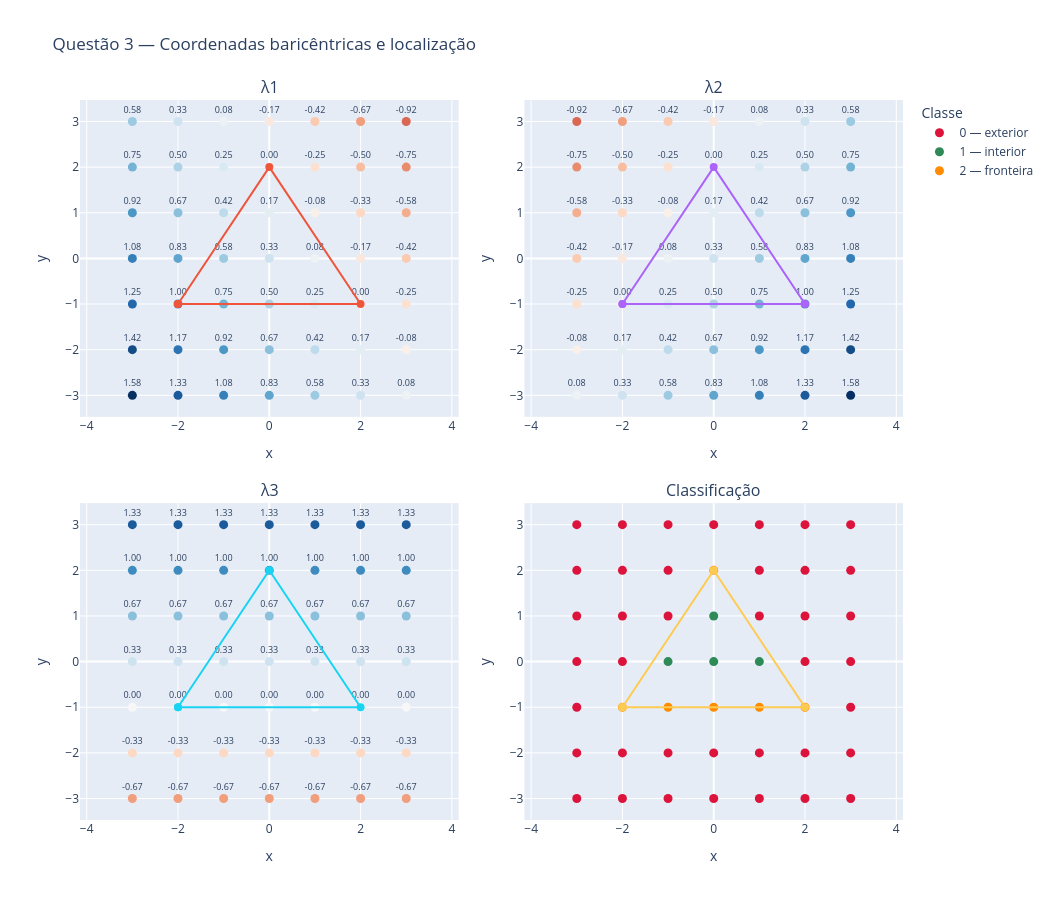

Notebook code cell kept with this figure:
### Code cell
triangle_closed = close_path(triangle)
lambda_limit = np.max(np.abs(q3_barycentric))
q3_figures = []

# Três painéis mostram o valor de cada coordenada baricêntrica.
for index in range(3):
    panel = make_figure()

    lambda_values = q3_barycentric[:, index]

    panel.add_trace(
        go.Scatter(
            x=q3_points[:, 0],
            y=q3_points[:, 1],
            mode="markers+text",
            text=[f"{value:.2f}" for value in lambda_values],
            textposition="top center",
            textfont=dict(size=9),
            marker=dict(
                size=9,
                color=lambda_values,
                colorscale="RdBu",
                cmin=-lambda_limit,
                cmax=lambda_limit,
                showscale=False,
            ),
            customdata=lambda_values,
            hovertemplate=(
                "x=%{x:.3f}<br>"
                "y=%{y:.3f}<br>"
                f"λ{index + 1}=%{{customdata:.6f}}"
                "<extra></extra>"
            ),
            showlegend=False,
        )
    )

    add_polygon(
        panel,
        triangle,
        showlegend=False,
    )

    q3_figures.append(panel)

# O quarto painel mostra diretamente a classe retornada pelo kernel.
classification = make_figure()

for location in (0, 1, 2):
    mask = q3_locations == location

    classification.add_trace(
        go.Scatter(
            x=q3_points[mask, 0],
            y=q3_points[mask, 1],
            mode="markers",
            marker=dict(size=9, color=LOCATION_COLORS[location]),
            name=f"{location} — {LOCATION_LABELS[location]}",
            customdata=q3_locations[mask],
            hovertemplate=(
                "x=%{x:.3f}<br>"
                "y=%{y:.3f}<br>"
                "classe=%{customdata}"
                "<extra></extra>"
            ),
        )
    )

add_polygon(classification, triangle, showlegend=False)
q3_figures.append(classification)

fig = compose_figures(
    q3_figures,
    titles=["λ1", "λ2", "λ3", "Classificação"],
    title="Questão 3 — Coordenadas baricêntricas e localização",
    rows=2,
    cols=2,
    width=1050,
    height=900,
    showlegend=True,
)

fig.update_layout(legend_title="Classe")
save_figure(fig, "q03_barycentric_location.html").show()

### Figure 1 — Plotly figure (JSON) as saved in the notebook; plotly's stock layout.template omitted (floating-point values rounded to 4 significant figures)
{"data": [{"customdata": [1.583, 1.417, 1.25, 1.083, 0.9167, 0.75, 0.5833, 1.333, 1.167, 1.0, 0.8333, 0.6667, 0.5, 0.3333, 1.083, 0.9167, 0.75, 0.5833, 0.4167, 0.25, 0.08333, 0.8333, 0.6667, 0.5, 0.3333, 0.1667, 0.0, -0.1667, 0.5833, 0.4167, 0.25, 0.08333, -0.08333, -0.25, -0.4167, 0.3333, 0.1667, 0.0, -0.1667, -0.3333, -0.5, -0.6667, 0.08333, -0.08333, -0.25, -0.4167, -0.5833, -0.75, -0.9167], "hovertemplate": "x=%{x:.3f}<br>y=%{y:.3f}<br>λ1=%{customdata:.6f}<extra></extra>", "marker": {"cmax": 1.583, "cmin": -1.583, "color": [1.583, 1.417, 1.25, 1.083, 0.9167, 0.75, 0.5833, 1.333, 1.167, 1.0, 0.8333, 0.6667, 0.5, 0.3333, 1.083, 0.9167, 0.75, 0.5833, 0.4167, 0.25, 0.08333, 0.8333, 0.6667, 0.5, 0.3333, 0.1667, 0.0, -0.1667, 0.5833, 0.4167, 0.25, 0.08333, -0.08333, -0.25, -0.4167, 0.3333, 0.1667, 0.0, -0.1667, -0.3333, -0.5, -0.6667, 0.08333, -0.08333, -0.25, -0.4167, -0.5833, -0.75, -0.9167], "colorscale": [[0, "rgb(103,0,31)"], [0.1, "rgb(178,24,43)"], [0.2, "rgb(214,96,77)"], [0.3, "rgb(244,165,130)"], [0.4, "rgb(253,219,199)"], [0.5, "rgb(247,247,247)"], [0.6, "rgb(209,229,240)"], [0.7, "rgb(146,197,222)"], [0.8, "rgb(67,147,195)"], [0.9, "rgb(33,102,172)"], [1, "rgb(5,48,97)"]], "showscale": false, "size": 9}, "mode": "markers+text", "showlegend": false, "text": ["1.58", "1.42", "1.25", "1.08", "0.92", "0.75", "0.58", "1.33", "1.17", "1.00", "0.83", "0.67", "0.50", "0.33", "1.08", "0.92", "0.75", "0.58", "0.42", "0.25", "0.08", "0.83", "0.67", "0.50", "0.33", "0.17", "0.00", "-0.17", "0.58", "0.42", "0.25", "0.08", "-0.08", "-0.25", "-0.42", "0.33", "0.17", "0.00", "-0.17", "-0.33", "-0.50", "-0.67", "0.08", "-0.08", "-0.25", "-0.42", "-0.58", "-0.75", "-0.92"], "textfont": {"size": 9}, "textposition": "top center", "type": "scatter", "x": [-3.0, -3.0, -3.0, -3.0, -3.0, -3.0, -3.0, -2.0, -2.0, -2.0, -2.0, -2.0, -2.0, -2.0, -1.0, -1.0, -1.0, -1.0, -1.0, -1.0, -1.0, 0.0, 0.0, 0.0, 0.0, 0.0, 0.0, 0.0, 1.0, 1.0, 1.0, 1.0, 1.0, 1.0, 1.0, 2.0, 2.0, 2.0, 2.0, 2.0, 2.0, 2.0, 3.0, 3.0, 3.0, 3.0, 3.0, 3.0, 3.0], "xaxis": "x", "y": [-3.0, -2.0, -1.0, 0.0, 1.0, 2.0, 3.0, -3.0, -2.0, -1.0, 0.0, 1.0, 2.0, 3.0, -3.0, -2.0, -1.0, 0.0, 1.0, 2.0, 3.0, -3.0, -2.0, -1.0, 0.0, 1.0, 2.0, 3.0, -3.0, -2.0, -1.0, 0.0, 1.0, 2.0, 3.0, -3.0, -2.0, -1.0, 0.0, 1.0, 2.0, 3.0, -3.0, -2.0, -1.0, 0.0, 1.0, 2.0, 3.0], "yaxis": "y"}, {"line": {"width": 2}, "marker": {"size": 8}, "mode": "lines+markers", "name": "Polígono", "showlegend": false, "textposition": "top center", "type": "scatter", "x": [-2.0, 2.0, 0.0, -2.0], "xaxis": "x", "y": [-1.0, -1.0, 2.0, -1.0], "yaxis": "y"}, {"customdata": [0.08333, -0.08333, -0.25, -0.4167, -0.5833, -0.75, -0.9167, 0.3333, 0.1667, 0.0, -0.1667, -0.3333, -0.5, -0.6667, 0.5833, 0.4167, 0.25, 0.08333, -0.08333, -0.25, -0.4167, 0.8333, 0.6667, 0.5, 0.3333, 0.1667, 0.0, -0.1667, 1.083, 0.9167, 0.75, 0.5833, 0.4167, 0.25, 0.08333, 1.333, 1.167, 1.0, 0.8333, 0.6667, 0.5, 0.3333, 1.583, 1.417, 1.25, 1.083, 0.9167, 0.75, 0.5833], "hovertemplate": "x=%{x:.3f}<br>y=%{y:.3f}<br>λ2=%{customdata:.6f}<extra></extra>", "marker": {"cmax": 1.583, "cmin": -1.583, "color": [0.08333, -0.08333, -0.25, -0.4167, -0.5833, -0.75, -0.9167, 0.3333, 0.1667, 0.0, -0.1667, -0.3333, -0.5, -0.6667, 0.5833, 0.4167, 0.25, 0.08333, -0.08333, -0.25, -0.4167, 0.8333, 0.6667, 0.5, 0.3333, 0.1667, 0.0, -0.1667, 1.083, 0.9167, 0.75, 0.5833, 0.4167, 0.25, 0.08333, 1.333, 1.167, 1.0, 0.8333, 0.6667, 0.5, 0.3333, 1.583, 1.417, 1.25, 1.083, 0.9167, 0.75, 0.5833], "colorscale": [[0, "rgb(103,0,31)"], [0.1, "rgb(178,24,43)"], [0.2, "rgb(214,96,77)"], [0.3, "rgb(244,165,130)"], [0.4, "rgb(253,219,199)"], [0.5, "rgb(247,247,247)"], [0.6, "rgb(209,229,240)"], [0.7, "rgb(146,197,222)"], [0.8, "rgb(67,147,195)"], [0.9, "rgb(33,102,172)"], [1, "rgb(5,48,97)"]], "showscale": false, "size": 9}, "mode": "markers+text", "showlegend": false, "text": ["0.08", "-0.08", "-0.25", "-0.42", "-0.58", "-0.75", "-0.92", "0.33", "0.17", "0.00", "-0.17", "-0.33", "-0.50", "-0.67", "0.58", "0.42", "0.25", "0.08", "-0.08", "-0.25", "-0.42", "0.83", "0.67", "0.50", "0.33", "0.17", "0.00", "-0.17", "1.08", "0.92", "0.75", "0.58", "0.42", "0.25", "0.08", "1.33", "1.17", "1.00", "0.83", "0.67", "0.50", "0.33", "1.58", "1.42", "1.25", "1.08", "0.92", "0.75", "0.58"], "textfont": {"size": 9}, "textposition": "top center", "type": "scatter", "x": [-3.0, -3.0, -3.0, -3.0, -3.0, -3.0, -3.0, -2.0, -2.0, -2.0, -2.0, -2.0, -2.0, -2.0, -1.0, -1.0, -1.0, -1.0, -1.0, -1.0, -1.0, 0.0, 0.0, 0.0, 0.0, 0.0, 0.0, 0.0, 1.0, 1.0, 1.0, 1.0, 1.0, 1.0, 1.0, 2.0, 2.0, 2.0, 2.0, 2.0, 2.0, 2.0, 3.0, 3.0, 3.0, 3.0, 3.0, 3.0, 3.0], "xaxis": "x2", "y": [-3.0, -2.0, -1.0, 0.0, 1.0, 2.0, 3.0, -3.0, -2.0, -1.0, 0.0, 1.0, 2.0, 3.0, -3.0, -2.0, -1.0, 0.0, 1.0, 2.0, 3.0, -3.0, -2.0, -1.0, 0.0, 1.0, 2.0, 3.0, -3.0, -2.0, -1.0, 0.0, 1.0, 2.0, 3.0, -3.0, -2.0, -1.0, 0.0, 1.0, 2.0, 3.0, -3.0, -2.0, -1.0, 0.0, 1.0, 2.0, 3.0], "yaxis": "y2"}, {"line": {"width": 2}, "marker": {"size": 8}, "mode": "lines+markers", "name": "Polígono", "showlegend": false, "textposition": "top center", "type": "scatter", "x": [-2.0, 2.0, 0.0, -2.0], "xaxis": "x2", "y": [-1.0, -1.0, 2.0, -1.0], "yaxis": "y2"}, {"customdata": [-0.6667, -0.3333, 0.0, 0.3333, 0.6667, 1.0, 1.333, -0.6667, -0.3333, 0.0, 0.3333, 0.6667, 1.0, 1.333, -0.6667, -0.3333, 0.0, 0.3333, 0.6667, 1.0, 1.333, -0.6667, -0.3333, 0.0, 0.3333, 0.6667, 1.0, 1.333, -0.6667, -0.3333, 0.0, 0.3333, 0.6667, 1.0, 1.333, -0.6667, -0.3333, 0.0, 0.3333, 0.6667, 1.0, 1.333, -0.6667, -0.3333, 0.0, 0.3333, 0.6667, 1.0, 1.333], "hovertemplate": "x=%{x:.3f}<br>y=%{y:.3f}<br>λ3=%{customdata:.6f}<extra></extra>", "marker": {"cmax": 1.583, "cmin": -1.583, "color": [-0.6667, -0.3333, 0.0, 0.3333, 0.6667, 1.0, 1.333, -0.6667, -0.3333, 0.0, 0.3333, 0.6667, 1.0, 1.333, -0.6667, -0.3333, 0.0, 0.3333, 0.6667, 1.0, 1.333, -0.6667, -0.3333, 0.0, 0.3333, 0.6667, 1.0, 1.333, -0.6667, -0.3333, 0.0, 0.3333, 0.6667, 1.0, 1.333, -0.6667, -0.3333, 0.0, 0.3333, 0.6667, 1.0, 1.333, -0.6667, -0.3333, 0.0, 0.3333, 0.6667, 1.0, 1.333], "colorscale": [[0, "rgb(103,0,31)"], [0.1, "rgb(178,24,43)"], [0.2, "rgb(214,96,77)"], [0.3, "rgb(244,165,130)"], [0.4, "rgb(253,219,199)"], [0.5, "rgb(247,247,247)"], [0.6, "rgb(209,229,240)"], [0.7, "rgb(146,197,222)"], [0.8, "rgb(67,147,195)"], [0.9, "rgb(33,102,172)"], [1, "rgb(5,48,97)"]], "showscale": false, "size": 9}, "mode": "markers+text", "showlegend": false, "text": ["-0.67", "-0.33", "0.00", "0.33", "0.67", "1.00", "1.33", "-0.67", "-0.33", "0.00", "0.33", "0.67", "1.00", "1.33", "-0.67", "-0.33", "0.00", "0.33", "0.67", "1.00", "1.33", "-0.67", "-0.33", "0.00", "0.33", "0.67", "1.00", "1.33", "-0.67", "-0.33", "0.00", "0.33", "0.67", "1.00", "1.33", "-0.67", "-0.33", "0.00", "0.33", "0.67", "1.00", "1.33", "-0.67", "-0.33", "0.00", "0.33", "0.67", "1.00", "1.33"], "textfont": {"size": 9}, "textposition": "top center", "type": "scatter", "x": [-3.0, -3.0, -3.0, -3.0, -3.0, -3.0, -3.0, -2.0, -2.0, -2.0, -2.0, -2.0, -2.0, -2.0, -1.0, -1.0, -1.0, -1.0, -1.0, -1.0, -1.0, 0.0, 0.0, 0.0, 0.0, 0.0, 0.0, 0.0, 1.0, 1.0, 1.0, 1.0, 1.0, 1.0, 1.0, 2.0, 2.0, 2.0, 2.0, 2.0, 2.0, 2.0, 3.0, 3.0, 3.0, 3.0, 3.0, 3.0, 3.0], "xaxis": "x3", "y": [-3.0, -2.0, -1.0, 0.0, 1.0, 2.0, 3.0, -3.0, -2.0, -1.0, 0.0, 1.0, 2.0, 3.0, -3.0, -2.0, -1.0, 0.0, 1.0, 2.0, 3.0, -3.0, -2.0, -1.0, 0.0, 1.0, 2.0, 3.0, -3.0, -2.0, -1.0, 0.0, 1.0, 2.0, 3.0, -3.0, -2.0, -1.0, 0.0, 1.0, 2.0, 3.0, -3.0, -2.0, -1.0, 0.0, 1.0, 2.0, 3.0], "yaxis": "y3"}, {"line": {"width": 2}, "marker": {"size": 8}, "mode": "lines+markers", "name": "Polígono", "showlegend": false, "textposition": "top center", "type": "scatter", "x": [-2.0, 2.0, 0.0, -2.0], "xaxis": "x3", "y": [-1.0, -1.0, 2.0, -1.0], "yaxis": "y3"}, {"customdata": [0, 0, 0, 0, 0, 0, 0, 0, 0, 0, 0, 0, 0, 0, 0, 0, 0, 0, 0, 0, 0, 0, 0, 0, 0, 0, 0, 0, 0, 0, 0, 0, 0, 0, 0, 0, 0, 0, 0], "hovertemplate": "x=%{x:.3f}<br>y=%{y:.3f}<br>classe=%{customdata}<extra></extra>", "marker": {"color": "crimson", "size": 9}, "mode": "markers", "name": "0 — exterior", "type": "scatter", "x": [-3.0, -3.0, -3.0, -3.0, -3.0, -3.0, -3.0, -2.0, -2.0, -2.0, -2.0, -2.0, -2.0, -1.0, -1.0, -1.0, -1.0, -1.0, 0.0, 0.0, 0.0, 1.0, 1.0, 1.0, 1.0, 1.0, 2.0, 2.0, 2.0, 2.0, 2.0, 2.0, 3.0, 3.0, 3.0, 3.0, 3.0, 3.0, 3.0], "xaxis": "x4", "y": [-3.0, -2.0, -1.0, 0.0, 1.0, 2.0, 3.0, -3.0, -2.0, 0.0, 1.0, 2.0, 3.0, -3.0, -2.0, 1.0, 2.0, 3.0, -3.0, -2.0, 3.0, -3.0, -2.0, 1.0, 2.0, 3.0, -3.0, -2.0, 0.0, 1.0, 2.0, 3.0, -3.0, -2.0, -1.0, 0.0, 1.0, 2.0, 3.0], "yaxis": "y4"}, {"customdata": [1, 1, 1, 1], "hovertemplate": "x=%{x:.3f}<br>y=%{y:.3f}<br>classe=%{customdata}<extra></extra>", "marker": {"color": "seagreen", "size": 9}, "mode": "markers", "name": "1 — interior", "type": "scatter", "x": [-1.0, 0.0, 0.0, 1.0], "xaxis": "x4", "y": [0.0, 0.0, 1.0, 0.0], "yaxis": "y4"}, {"customdata": [2, 2, 2, 2, 2, 2], "hovertemplate": "x=%{x:.3f}<br>y=%{y:.3f}<br>classe=%{customdata}<extra></extra>", "marker": {"color": "darkorange", "size": 9}, "mode": "markers", "name": "2 — fronteira", "type": "scatter", "x": [-2.0, -1.0, 0.0, 0.0, 1.0, 2.0], "xaxis": "x4", "y": [-1.0, -1.0, -1.0, 2.0, -1.0, -1.0], "yaxis": "y4"}, {"line": {"width": 2}, "marker": {"size": 8}, "mode": "lines+markers", "name": "Polígono", "showlegend": false, "textposition": "top center", "type": "scatter", "x": [-2.0, 2.0, 0.0, -2.0], "xaxis": "x4", "y": [-1.0, -1.0, 2.0, -1.0], "yaxis": "y4"}], "layout": {"annotations": [{"font": {"size": 16}, "showarrow": false, "text": "λ1", "x": 0.23, "xanchor": "center", "xref": "paper", "y": 1, "yanchor": "bottom", "yref": "paper"}, {"font": {"size": 16}, "showarrow": false, "text": "λ2", "x": 0.77, "xanchor": "center", "xref": "paper", "y": 1, "yanchor": "bottom", "yref": "paper"}, {"font": {"size": 16}, "showarrow": false, "text": "λ3", "x": 0.23, "xanchor": "center", "xref": "paper", "y": 0.44, "yanchor": "bottom", "yref": "paper"}, {"font": {"size": 16}, "showarrow": false, "text": "Classificação", "x": 0.77, "xanchor": "center", "xref": "paper", "y": 0.44, "yanchor": "bottom", "yref": "paper"}], "height": 900, "legend": {"title": {"text": "Classe"}}, "showlegend": true, "title": {"text": "Questão 3 — Coordenadas baricêntricas e localização"}, "width": 1050, "xaxis": {"anchor": "y", "domain": [0, 0.46], "scaleanchor": "y", "scaleratio": 1, "title": {"text": "x"}, "zeroline": true}, "xaxis2": {"anchor": "y2", "domain": [0.54, 1], "scaleanchor": "y2", "scaleratio": 1, "title": {"text": "x"}, "zeroline": true}, "xaxis3": {"anchor": "y3", "domain": [0, 0.46], "scaleanchor": "y3", "scaleratio": 1, "title": {"text": "x"}, "zeroline": true}, "xaxis4": {"anchor": "y4", "domain": [0.54, 1], "scaleanchor": "y4", "scaleratio": 1, "title": {"text": "x"}, "zeroline": true}, "yaxis": {"anchor": "x", "domain": [0.56, 1], "title": {"text": "y"}, "zeroline": true}, "yaxis2": {"anchor": "x2", "domain": [0.56, 1], "title": {"text": "y"}, "zeroline": true}, "yaxis3": {"anchor": "x3", "domain": [0, 0.44], "title": {"text": "y"}, "zeroline": true}, "yaxis4": {"anchor": "x4", "domain": [0, 0.44], "title": {"text": "y"}, "zeroline": true}}}
